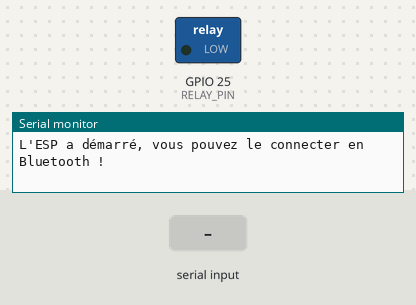
This program was run on a simulated ESP32. On the bench: switched loads named in the program (green lamp = pin HIGH), the last lines printed to the serial monitor. Inputs (shaded band) come from the test bench. Nothing arrives over Bluetooth unless stated.

Above: at 1.2 s.
1.3 s: "1" received over the second serial link
At 2.4 s:
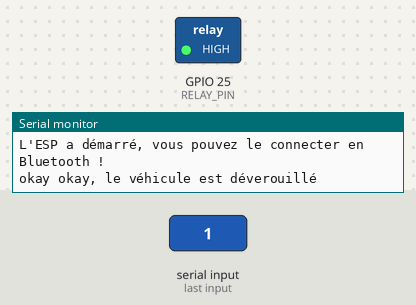
2.8 s: "0" received over the second serial link
At 3.5 s:
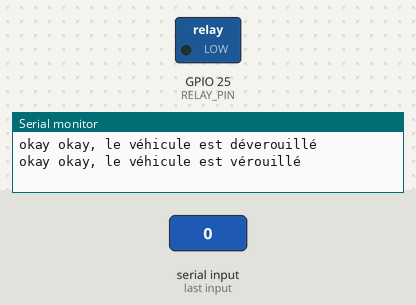
Timing chart, 0 to 5.8 s (numbered marks = the images above; inputs shaded):
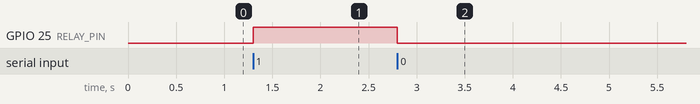

The program:

main.cpp
```cpp
//CetTE Application permet d'activer et désactiver l'actionneur en envoyant un caractère par Bluetooth
//'0' en bluetooth pour faire sortir l'actionneur (mode: vérouillé véhicule)
//'1' en bluetooth pour faire rentrer l'actionneur (mode: déverouillé véhicule)
//L'ESP utilisé est l'ESP D1 R32 et la broche utilisé est le GPIO25
//On inclue les librairies
#include <Arduino.h>
#include <BluetoothSerial.h>

//On autorise le bluetooth et on défini la broche du signal
#if !defined(CONFIG_BT_ENABLED) || !defined(CONFIG_BLUEDROID_ENABLED)
#error Bluetooth is not enabled! Please run `make menuconfig` to and enable it
#endif
#define RELAY_PIN 25 // GPIO25 de l'ESP32 connecté à la broche IN de la carte relais

//On défini la connexion bluetooth
BluetoothSerial SerialBT;

void setup() {
  //On règle la connexion série à 115200 bauds -à supp pour le prgm def-
  Serial.begin(115200);
  SerialBT.begin("ESP32_B2_Karim"); //Nom de l'ESP
  Serial.println("L'ESP a démarré, vous pouvez le connecter en Bluetooth !");
  //On défini l'actionneur en sortie
  pinMode(RELAY_PIN, OUTPUT);
}

//à faire : le client devra envoyer un code reçu au préalable par sms (ex: 505) qu'il devra rentrer, si le code est bon, on permettra au prgm d'executer la fonction, si non on n'autorisera pas
//Programme mini, il va falloir rajouter la fonction qui permet d'O/F par authentification du véhicule, une clé serra attribuée au client pour O/F UN SEUL véhicule choisi
void FonctionPorte() //définition de la fonction
{
  int valBT = 0;
  if (SerialBT.available()) { //tester si une donnée est arrivée par Bluetooth
  valBT = SerialBT.read();}
  // Serial.write(SerialBT.read());

  //Si on envoie '1' l'actionneur est alimenté
       if (valBT == '1'){
      digitalWrite(RELAY_PIN, HIGH);
      Serial.println("okay okay, le véhicule est déverouillé");
       delay(500);
      }
  //Si on envoie '0' l'actionneur n'est plus alimenté
      else if (valBT == '0'){
      digitalWrite(RELAY_PIN, LOW);
      Serial.println("okay okay, le véhicule est vérouillé");
      delay(500);
       }
}

void loop()
{
  //on teste si on veut O/F la porte
  FonctionPorte(); //appel de la fonction
}
```

Measured:
- after the input at 1.3 s, GPIO 25 (RELAY_PIN): LOW → HIGH at once
- after the input at 2.8 s, GPIO 25 (RELAY_PIN): HIGH → LOW at once
